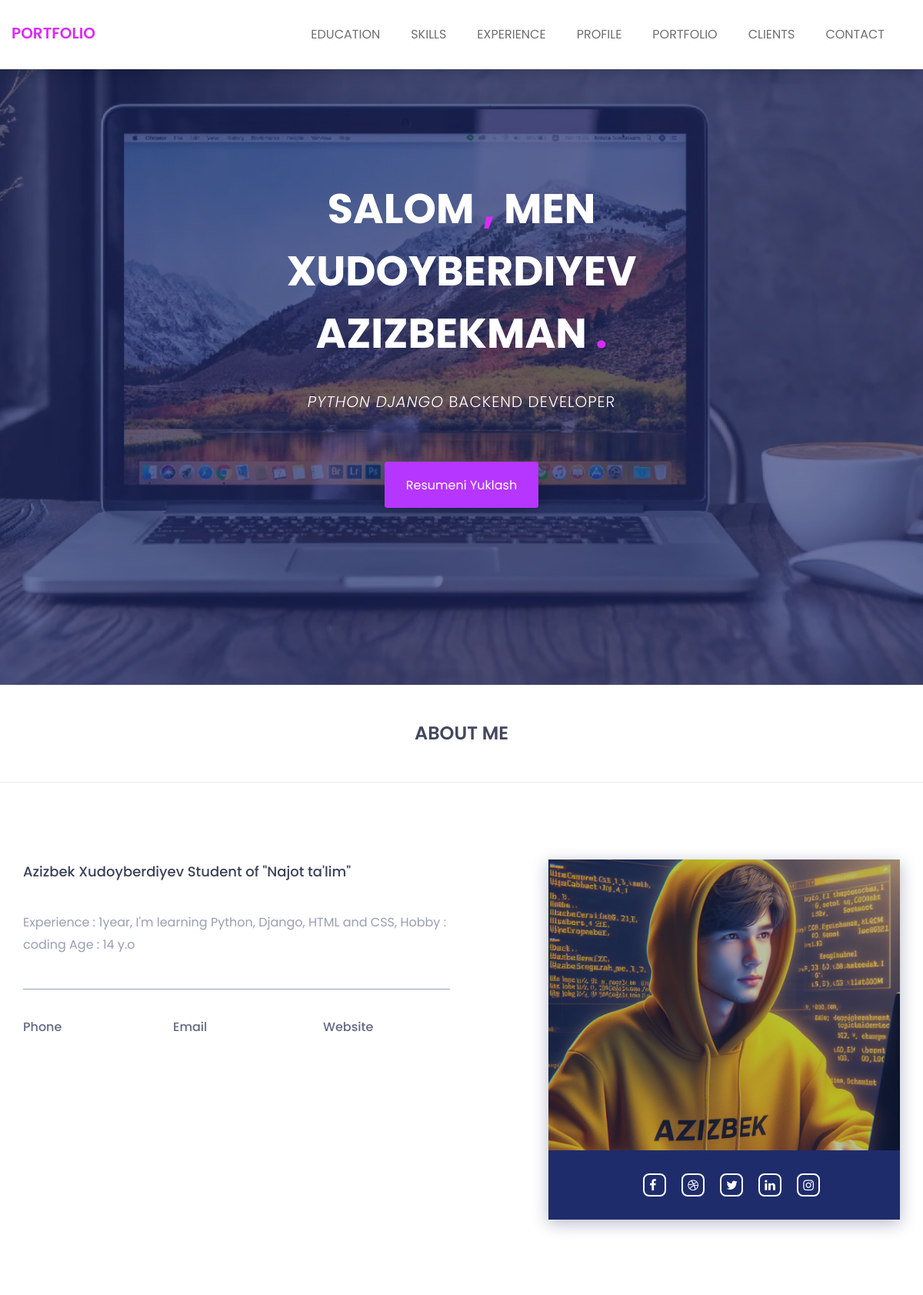
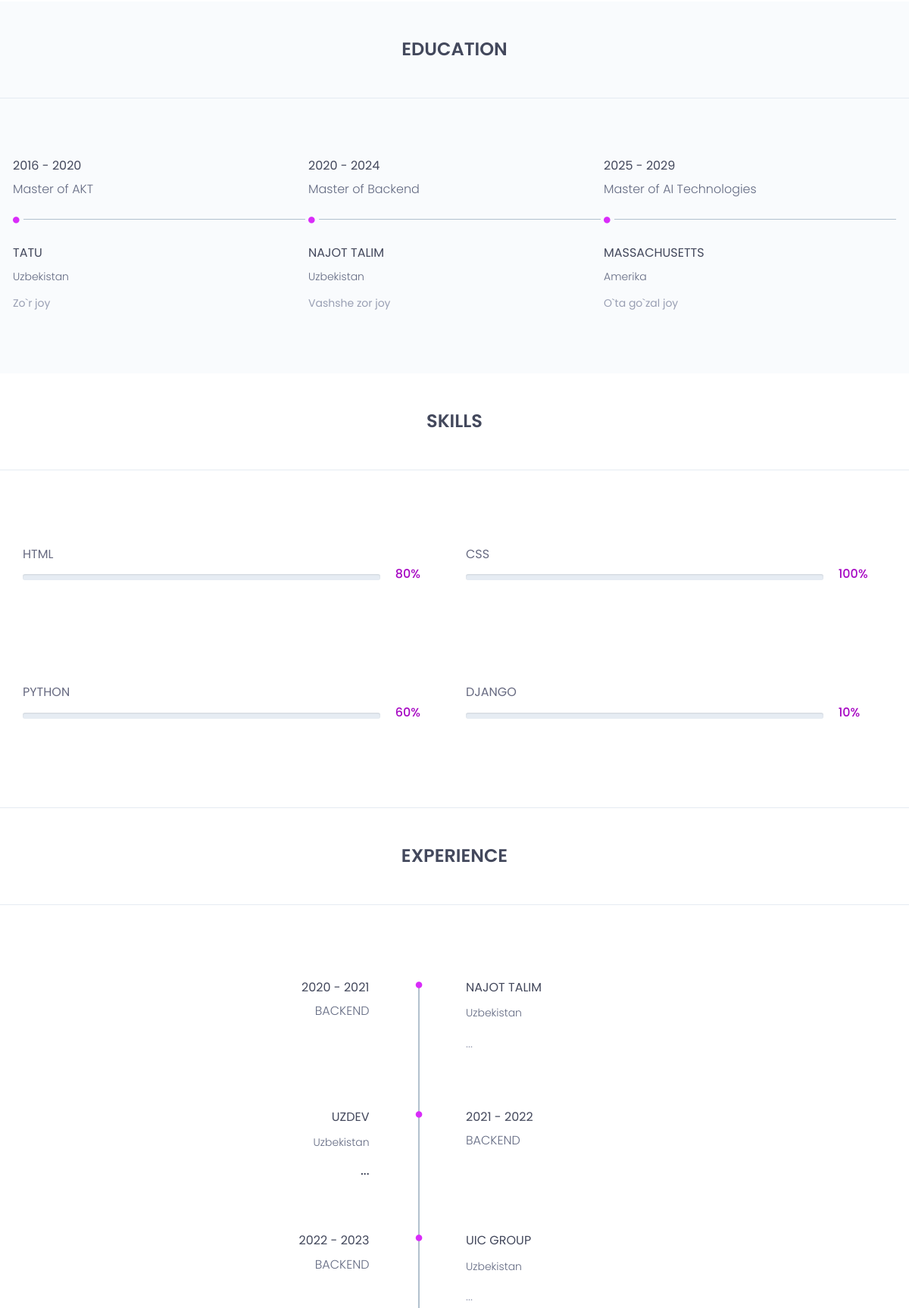
The page / (upper part) on the database its author committed (2 pictures, top to bottom).
### main/models.py (models this page shows)
class AboutMe(models.Model):
    title = models.TextField()
    body = models.TextField()
    phone = models.CharField(max_length=13)
    email = models.EmailField()
    web_site = models.URLField()
    img = models.ImageField(upload_to='about-me/')

class Education(models.Model):
    start = models.IntegerField()
    end = models.IntegerField()
    major = models.CharField(max_length=255)
    university = models.CharField(max_length=255)
    country = models.CharField(max_length=255)
    detail = models.TextField()

class Skill(models.Model):
    name = models.CharField(max_length=255)
    percentage = models.SmallIntegerField()

class Experience(models.Model):
    start = models.IntegerField()
    finish = models.IntegerField(null=True, blank=True)
    role = models.CharField(max_length=255)
    company = models.CharField(max_length=255)
    country = models.CharField(max_length=255)
    detail = models.TextField()

### main/views.py (the view, shortened to what this page needs)
# urls.py: path('', views.index)
def index(request):
    about_me = models.AboutMe.objects.last()
    educations = models.Education.objects.all()
    skills = models.Skill.objects.all()
    experiences = models.Experience.objects.all()
    profiles = models.Profiles.objects.all()
    portfolios = models.Portfolio.objects.all()
    clients = models.Client.objects.all()
    context = {
        'about_me':about_me,
        'educations':educations,
        'skills':skills,
        'experiences':experiences,
        'profiles':profiles,
        'portfolios':portfolios,
        'clients':clients
    }
    return render(request, 'index.html', context)

### templates/index.html (shortened to what this page needs)
<!doctype html>
{% load static %}
<html class="no-js" lang="en">
    <head>
        <link rel="stylesheet" href="{% static 'css/font-awesome.min.css' %}">
		<link rel="stylesheet" href="{% static 'css/flaticon.css' %}">
        <link rel="stylesheet" href="{% static 'css/animate.css' %}">
        <link rel="stylesheet" href="{% static 'css/owl.carousel.min.css' %}">
		<link rel="stylesheet" href="{% static 'css/owl.theme.default.min.css' %}">
        <link rel="stylesheet" href="{% static 'css/bootstrap.min.css' %}">
		<link rel="stylesheet" href="{% static 'css/bootsnav.css' %}" >
        <link rel="stylesheet" href="{% static 'css/style.css' %}">
        <link rel="stylesheet" href="{% static 'css/responsive.css' %}">
    </head>
	<body background="../static/img/welcome-banner.jpg">
		<header class="top-area">
			<div class="header-area">
			    <nav class="navbar navbar-default bootsnav navbar-fixed dark no-background">
			        <div class="container">
			            <div class="navbar-header">
			                <a class="navbar-brand" href="index.html">Portfolio</a>
			            </div>
			            <div class="collapse navbar-collapse menu-ui-design" id="navbar-menu">
			                <ul class="nav navbar-nav navbar-right" data-in="fadeInDown" data-out="fadeOutUp">
			                    <li class=" smooth-menu"><a href="#education">education</a></li>
			                    <li class="smooth-menu"><a href="#skills">skills</a></li>
			                    <li class="smooth-menu"><a href="#experience">experience</a></li>
			                    <li class="smooth-menu"><a href="#profiles">profile</a></li>
			                    <li class="smooth-menu"><a href="#portfolio">portfolio</a></li>
			                    <li class="smooth-menu"><a href="#clients">clients</a></li>
			                    <li class="smooth-menu"><a href="#contact">contact</a></li>
			                </ul>
			            </div>
			        </div>
			    </nav>
			</div>
		</header>
		<section id="welcome-hero" class="welcome-hero">
			<div class="container">
				<div class="row">
					<div class="col-md-12 text-center">
						<div class="header-text">
							<h2>Salom <span>,</span> men <br> Xudoyberdiyev <br> Azizbekman <span>.</span>   </h2>
							<p><i>Python Django</i> Backend developer</p>
							<a href="assets/download/browney.txt" download>resumeni yuklash</a>
						</div>
					</div>
				</div>
			</div>
		</section>
		<section id="about" class="about">
			<div class="section-heading text-center">
				<h2>about me</h2>
			</div>
			<div class="container">
				<div class="about-content">
					<div class="row">
						<div class="col-sm-6">
							<div class="single-about-txt">
								<h3>{{about_me.title}}</h3>
								<p>{{about_me.body}}</p>
								<div class="row">
									<div class="col-sm-4">
										<div class="single-about-add-info">
											<h3>phone</h3>
											<p><a href="tel:{{about_me.phone}}">{{about_me.phone}}</a></p>
										</div>
									</div>
									<div class="col-sm-4">
										<div class="single-about-add-info">
											<h3>email</h3>
											<p><a href="mailto:{{about_me.email}}">{{about_me.email}}</a></p>
										</div>
									</div>
									<div class="col-sm-4">
										<div class="single-about-add-info">
											<h3>website</h3>
											<p><a href="{{about_me.web_site}}">{{about_me.web_site}}</a></p>
										</div>
									</div>
								</div>
							</div>
						</div>
						<div class="col-sm-offset-1 col-sm-5">
							<div class="single-about-img">
								<img src="{{about_me.img.url}}" alt="profile_image">
								<div class="about-list-icon">
									<ul>
										<li>
											<a href="#">
												<i  class="fa fa-facebook" aria-hidden="true"></i>
											</a>
										</li>
										<li>
											<a href="#">
												<i  class="fa fa-dribbble" aria-hidden="true"></i>
											</a>
										</li>
										<li>
											<a href="#">
												<i  class="fa fa-twitter" aria-hidden="true"></i>
											</a>
										</li>
										<li>
											<a href="#">
												<i  class="fa fa-linkedin" aria-hidden="true"></i>
											</a>
										</li>
										<li>
											<a href="#">
												<i  class="fa fa-instagram" aria-hidden="true"></i>
											</a>
										</li>
									</ul>
								</div>
							</div>
						</div>
					</div>
				</div>
			</div>
		</section>
		<section id="education" class="education">
			<div class="section-heading text-center">
				<h2>education</h2>
			</div>
			<div class="container">
				<div class="education-horizontal-timeline">
					<div class="row">
						{% for education in educations %}
						<div class="col-sm-4">
							<div class="single-horizontal-timeline">
								<div class="experience-time">
									<h2>{{education.start}} - {{education.end}}</h2>
									<h3>master <span>of </span> {{education.major}}</h3>
								</div>
								<div class="timeline-horizontal-border">
									<i class="fa fa-circle" aria-hidden="true"></i>
									<span class="single-timeline-horizontal"></span>
								</div>
								<div class="timeline">
									<div class="timeline-content">
										<h4 class="title">
											{{education.university}}
										</h4>
										<h5>{{education.country}}</h5>
										<p class="description">{{education.detail}}</p>
									</div>
								</div>
							</div>
						</div>
						{% endfor %}
					</div>
				</div>
			</div>
		</section>
		<section id="skills" class="skills">
				<div class="skill-content">
					<div class="section-heading text-center">
						<h2>skills</h2>
					</div>
					<div class="container">
						<div class="row">
							{% for skill in skills %}
							<div class="col-md-6">
								<div class="single-skill-content">
									<div class="barWrapper">
										<span class="progressText">{{skill.name}}</span>
										<div class="single-progress-txt">
											<div class="progress">
											</div>
											<h3>{{skill.percentage}}%</h3>
										</div>
									</div>
								</div>
							</div>
							{% endfor %}
						</div>
					</div>
				</div>
		</section>
		<section id="experience" class="experience">
			<div class="section-heading text-center">
				<h2>experience</h2>
			</div>
			<div class="container">
				<div class="experience-content">
						<div class="main-timeline">
							<ul>
								{% for experience in experiences %}
									{% if forloop.counter0|divisibleby:2  %}
									<li>
										<div class="single-timeline-box fix">
											<div class="row">
												<div class="col-md-5">
													<div class="experience-time text-right">
														<h2>{{experience.start}} - {{experience.finish}}</h2>
														<h3>{{experience.role}}</h3>
													</div>
												</div>
												<div class="col-md-offset-1 col-md-5">
													<div class="timeline">
														<div class="timeline-content">
															<h4 class="title">
																<span><i class="fa fa-circle" aria-hidden="true"></i></span>
																{{experience.company}}
															</h4>
															<h5>{{experience.country}}</h5>
															<p class="description">
																{{experience.detail}}
															</p>
														</div>
													</div>
												</div>
											</div>
										</div>
									</li>
									{% else %}
									<li>
										<div class="single-timeline-box fix">
											<div class="row">
												<div class="col-md-5">
													<div class="timeline">
														<div class="timeline-content text-right">
															<h4 class="title">
																{{experience.company}}
															</h4>
															<h5>{{experience.country}}</h5>
															<p class="description">
														<h3>{{experience.detail}}</h3>
															</p>
														</div>
													</div>
												</div>
												<div class="col-md-offset-1 col-md-5 experience-time-main">
													<div class="experience-time">
														<h2>
															<span><i class="fa fa-circle" aria-hidden="true"></i></span>
															{{experience.start}} - {{experience.finish}}
														</h2>
														<h3>{{experience.role}}</h3>
													</div>
												</div>
											</div>
										</div>
									</li>
									{% endif %}
								{% endfor %}
							</ul>
						</div>
					</div>
			</div>
		</section>
    </body>
</html>

### static/css/bootsnav.css (style rules this page uses)
nav.bootsnav .container { position: relative; }
nav.navbar.bootsnav { margin-bottom: 0; -moz-border-radius: 0px; -webkit-border-radius: 0px; -o-border-radius: 0px; border-radius: 0px; background-color: #fff; border: none; border-bottom: solid 1px #e0e0e0; z-index: 9; }
nav.navbar.bootsnav ul.nav > li > a { color: #6f6f6f; background-color: transparent; outline: none; margin-bottom: -2px; }
body { -webkit-transition: all 0.3s ease-in-out; -moz-transition: all 0.3s ease-in-out; -o-transition: all 0.3s ease-in-out; -ms-transition: all 0.3s ease-in-out; transition: all 0.3s ease-in-out; }
nav.navbar.bootsnav.navbar-fixed { position: fixed; display: block; width: 100%; }
nav.navbar.bootsnav.no-background { -webkit-transition: all 1s ease-in-out; -moz-transition: all 1s ease-in-out; -o-transition: all 1s ease-in-out; -ms-transition: all 1s ease-in-out; transition: all 1s ease-in-out; }
@media (min-width: 1024px) { nav.navbar.bootsnav ul.nav > li > a { padding: 30px 15px; font-weight: 600; } }
@media (min-width: 1024px) { nav.navbar.bootsnav.no-background { background-color: transparent; border: none; } }

### static/css/responsive.css (style rules this page uses)
@media screen and (max-width:1440px) { .single-about-img img { max-width:100%; } }
@media screen and (max-width:1440px) { .single-about-img:before,.about-list-icon { width: 100%; } }

### templates/index.html (style rules this page uses)
.welcome-hero { display: flex; align-items: center; justify-content: center; position:relative; background:url(../static/img/welcome-banner.jpg)no-repeat; background-size:cover; background-position: center; height:890px; }
a { color: white; }

### rows shown on the page
AboutMe: title "Azizbek Xudoyberdiyev Student of \"Najot ta'lim\"", body "Experience : 1year, I'm learning Python, Django, HTML and CSS, Hobby : coding Age : 14 y.o", img (picture)
Education: start "2016", end "2020", major "AKT", university "TATU", country "Uzbekistan", detail "Zo`r joy"
Education: start "2020", end "2024", major "Backend", university "NAJOT TALIM", country "Uzbekistan", detail "Vashshe zor joy"
Education: start "2025", end "2029", major "AI Technologies", university "MASSACHUSETTS", country "Amerika", detail "O`ta go`zal joy"
Skill: name "HTML", percentage "80"
Skill: name "CSS", percentage "100"
Skill: name "PYTHON", percentage "60"
Skill: name "DJANGO", percentage "10"
Experience: start "2020", finish "2021", role "BACKEND", company "NAJOT TALIM", country "Uzbekistan", detail "..."
Experience: company "UZDEV", country "Uzbekistan", detail "...", start "2021", finish "2022", role "BACKEND"
Experience: start "2022", finish "2023", role "BACKEND", company "UIC GROUP", country "Uzbekistan", detail "..."
